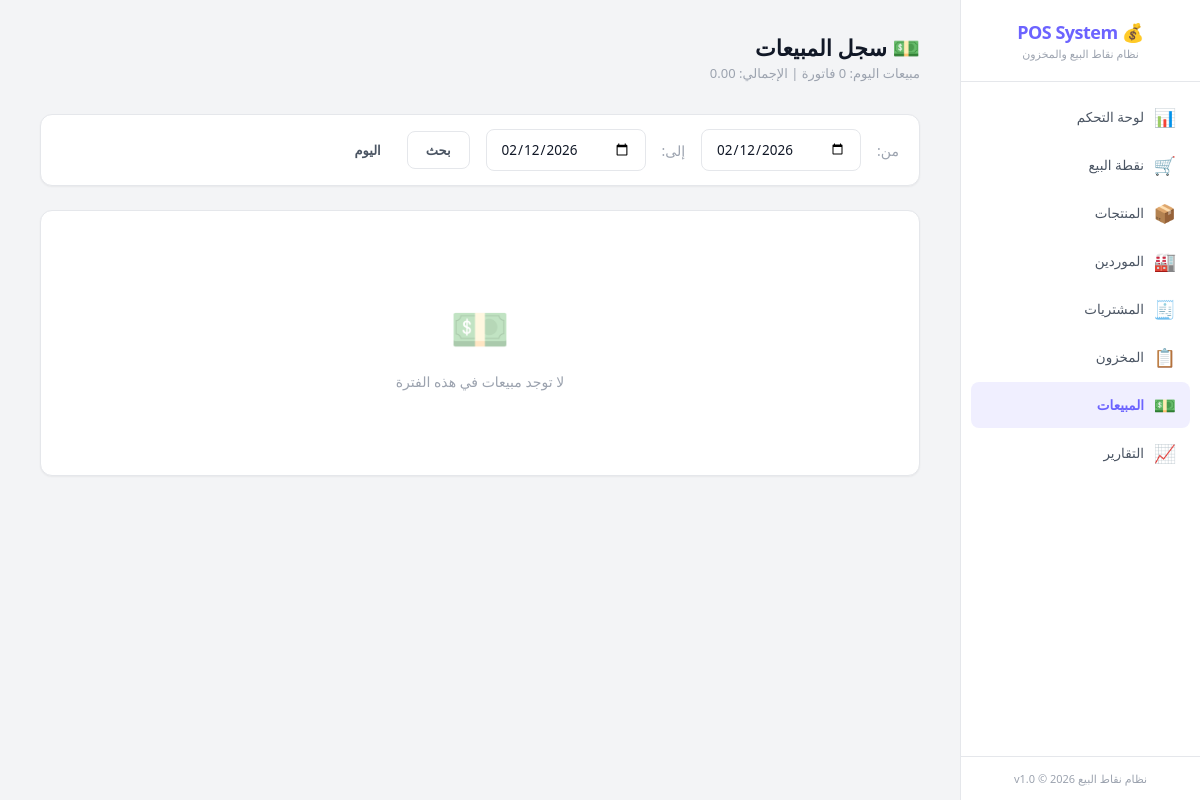
Before: /?page=sales with the older database file.
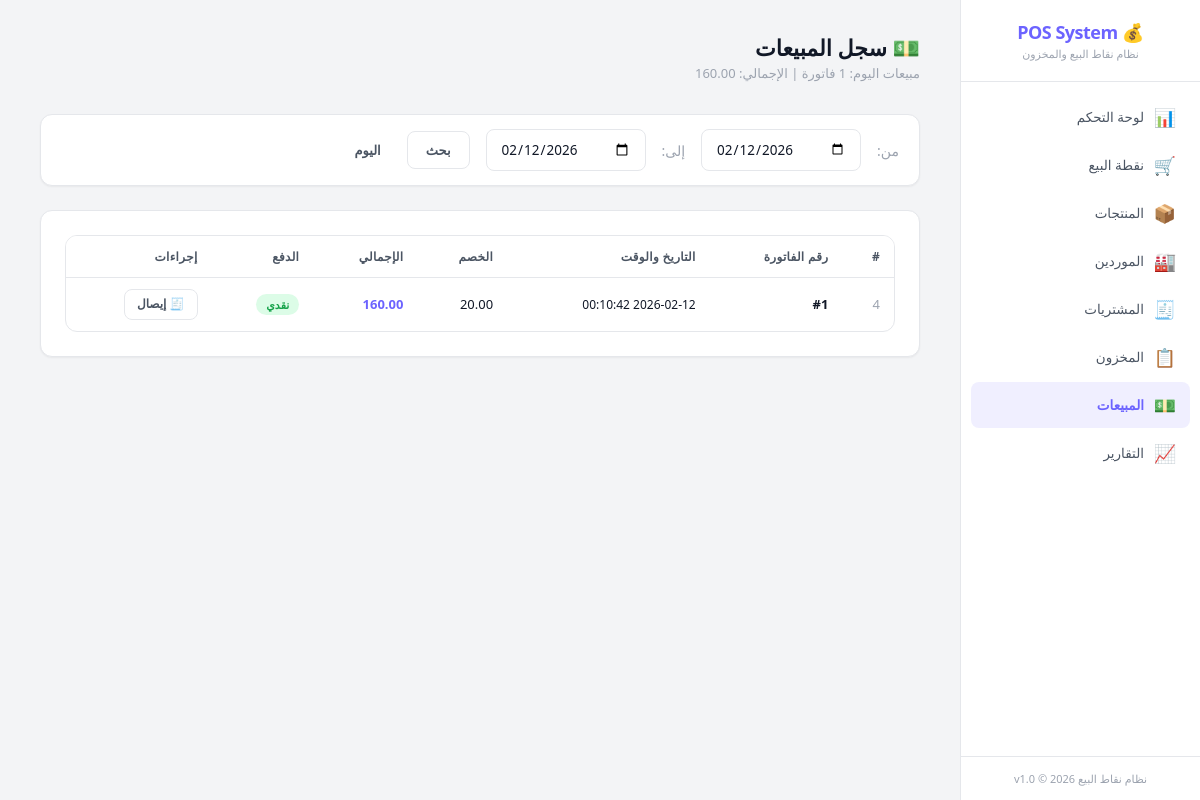
After: the same page with the newer database file.
### tables this page shows
CREATE TABLE sales (
    id INTEGER PRIMARY KEY AUTOINCREMENT,
    sale_number INTEGER DEFAULT NULL,
    datetime TEXT NOT NULL DEFAULT (datetime('now', 'localtime')),
    subtotal REAL NOT NULL DEFAULT 0,
    discount REAL NOT NULL DEFAULT 0,
    total REAL NOT NULL DEFAULT 0,
    payment_method TEXT NOT NULL DEFAULT 'cash' CHECK(payment_method IN ('cash', 'card', 'other')),
    notes TEXT DEFAULT NULL,
    created_at TEXT NOT NULL DEFAULT (datetime('now', 'localtime'))
);

### app/controllers/SaleController.php (called while the page is built, shortened)
<?php
class SaleController {
    private $saleService;
    public function __construct() {
        $this->saleService = new SaleService();
    }
    public function index() {
        $dateFrom = $_GET['date_from'] ?? date('Y-m-d');
        $dateTo = $_GET['date_to'] ?? date('Y-m-d');
        $sales = $this->saleService->getAll($dateFrom, $dateTo);
        $todaySummary = $this->saleService->getTodaySummary();
        include APP_PATH . '/views/layout/header.php';
        include APP_PATH . '/views/sales/index.php';
        include APP_PATH . '/views/layout/footer.php';
    }
}

### app/config/database.php (called while the page is built, shortened)
<?php
class Database {
    private static $instance = null;
    private $pdo;
    private function __construct() {
        $this->dbPath = __DIR__ . '/../../data/pos_system.db';
        try {
            $this->pdo = new PDO('sqlite:' . $this->dbPath);
            $this->pdo->setAttribute(PDO::ATTR_ERRMODE, PDO::ERRMODE_EXCEPTION);
            $this->pdo->setAttribute(PDO::ATTR_DEFAULT_FETCH_MODE, PDO::FETCH_ASSOC);
            $this->pdo->exec('PRAGMA journal_mode = WAL');
            $this->pdo->exec('PRAGMA foreign_keys = ON');
            $this->pdo->exec('PRAGMA busy_timeout = 5000');
            $this->pdo->exec('PRAGMA synchronous = NORMAL');
            $this->pdo->exec('PRAGMA cache_size = -8000');
            $this->pdo->exec('PRAGMA temp_store = MEMORY');
        } catch (PDOException $e) {
            die('Database connection failed: ' . $e->getMessage());
        }
    }
    public static function getInstance() {
        if (self::$instance === null) {
            self::$instance = new self();
        }
        return self::$instance;
    }
    public function getConnection() {
        return $this->pdo;
    }
    public function migrate() {
        $migrationsDir = __DIR__ . '/../database/migrations/';
        $migrationFiles = glob($migrationsDir . '*.sql');
        sort($migrationFiles);
        foreach ($migrationFiles as $file) {
            $sql = file_get_contents($file);
            try {
                $this->pdo->exec($sql);
            } catch (PDOException $e) {
                if (strpos($e->getMessage(), 'already exists') === false &&
                    strpos($e->getMessage(), 'UNIQUE constraint') === false) {
                    error_log('Migration error in ' . basename($file) . ': ' . $e->getMessage());
                }
            }
        }
    }
}

### app/services/SaleService.php (called while the page is built, shortened)
<?php
class SaleService {
    private $saleRepo;
    public function __construct() {
        $this->saleRepo = new SaleRepository();
    }
    public function getAll($dateFrom = '', $dateTo = '') {
        return $this->saleRepo->getAll($dateFrom, $dateTo);
    }
    public function getTodaySummary() {
        return $this->saleRepo->getTodaySummary();
    }
}

### app/repositories/SaleRepository.php (called while the page is built, shortened)
<?php
class SaleRepository {
    private $db;
    public function __construct() {
        $this->db = Database::getInstance()->getConnection();
    }
    public function getAll($dateFrom = '', $dateTo = '', $limit = 50) {
        $sql = "SELECT * FROM sales WHERE 1=1";
        $params = [];
        if ($dateFrom !== '') {
            $sql .= " AND date(datetime) >= :date_from";
            $params[':date_from'] = $dateFrom;
        }
        if ($dateTo !== '') {
            $sql .= " AND date(datetime) <= :date_to";
            $params[':date_to'] = $dateTo;
        }
        $sql .= " ORDER BY datetime DESC LIMIT :limit";
        $stmt = $this->db->prepare($sql);
        foreach ($params as $key => $val) {
            $stmt->bindValue($key, $val);
        }
        $stmt->bindValue(':limit', $limit, PDO::PARAM_INT);
        $stmt->execute();
        return $stmt->fetchAll();
    }
    public function getTodaySummary() {
        $stmt = $this->db->prepare(
            "SELECT COUNT(*) as count, COALESCE(SUM(total), 0) as total
             FROM sales WHERE date(datetime) = date('now', 'localtime')"
        );
        $stmt->execute();
        return $stmt->fetch();
    }
}

### app/views/sales/index.php (the view, shortened to what the changed rows need)
<div class="page-header">
    <div>
        <h1>💵 سجل المبيعات</h1>
        <p class="subtitle">مبيعات اليوم: <?= $todaySummary['count'] ?? 0 ?> فاتورة | الإجمالي: <?= number_format($todaySummary['total'] ?? 0, 2) ?></p>
    </div>
</div>
<div class="card" style="padding:14px 20px;">
    <form class="d-flex align-center gap-2" method="GET">
        <label class="text-muted">من:</label>
        <input type="date" name="date_from" class="form-control" style="width:160px;" value="<?= htmlspecialchars($dateFrom) ?>">
        <label class="text-muted">إلى:</label>
        <input type="date" name="date_to" class="form-control" style="width:160px;" value="<?= htmlspecialchars($dateTo) ?>">
        <button type="submit" class="btn btn-outline">بحث</button>
        <a href="?page=sales" class="btn btn-ghost">اليوم</a>
    </form>
</div>
<div class="card">
    <?php if (!empty($sales)): ?>
    <div class="table-wrapper">
        <table>
            <thead>
                <tr>
                    <th>#</th>
                    <th>رقم الفاتورة</th>
                    <th>التاريخ والوقت</th>
                    <th>الخصم</th>
                    <th>الإجمالي</th>
                    <th>الدفع</th>
                    <th>إجراءات</th>
                </tr>
            </thead>
            <tbody>
                <?php foreach ($sales as $s): ?>
                <tr>
                    <td class="text-muted"><?= $s['id'] ?></td>
                    <td class="fw-bold">#<?= $s['sale_number'] ?? $s['id'] ?></td>
                    <td class="fs-sm"><?= $s['datetime'] ?></td>
                    <td><?= $s['discount'] > 0 ? number_format($s['discount'], 2) : '—' ?></td>
                    <td class="fw-bold text-accent"><?= number_format($s['total'], 2) ?></td>
                    <td><span class="badge badge-success"><?= $s['payment_method'] === 'cash' ? 'نقدي' : $s['payment_method'] ?></span></td>
                    <td>
                        <a href="?page=sales&action=view&id=<?= $s['id'] ?>" class="btn btn-sm btn-outline">🧾 إيصال</a>
                    </td>
                </tr>
                <?php endforeach; ?>
            </tbody>
        </table>
    </div>
    <?php else: ?>
    <div class="empty-state">
        <div class="icon">💵</div>
        <p>لا توجد مبيعات في هذه الفترة</p>
    </div>
    <?php endif; ?>
</div>

Changed rows visible on the page:
added sales: id "4", sale_number "1", datetime "2026-02-12 00:10:42", discount "20.00", total "160.00", payment_method "نقدي"
Other visible differences:
$todaySummary['total']: "0.00" → "160.00"
text no longer shown: "💵 لا توجد مبيعات في هذه الفترة"
text now shown: "# رقم الفاتورة التاريخ والوقت الخصم الإجمالي الدفع إجراءات"
